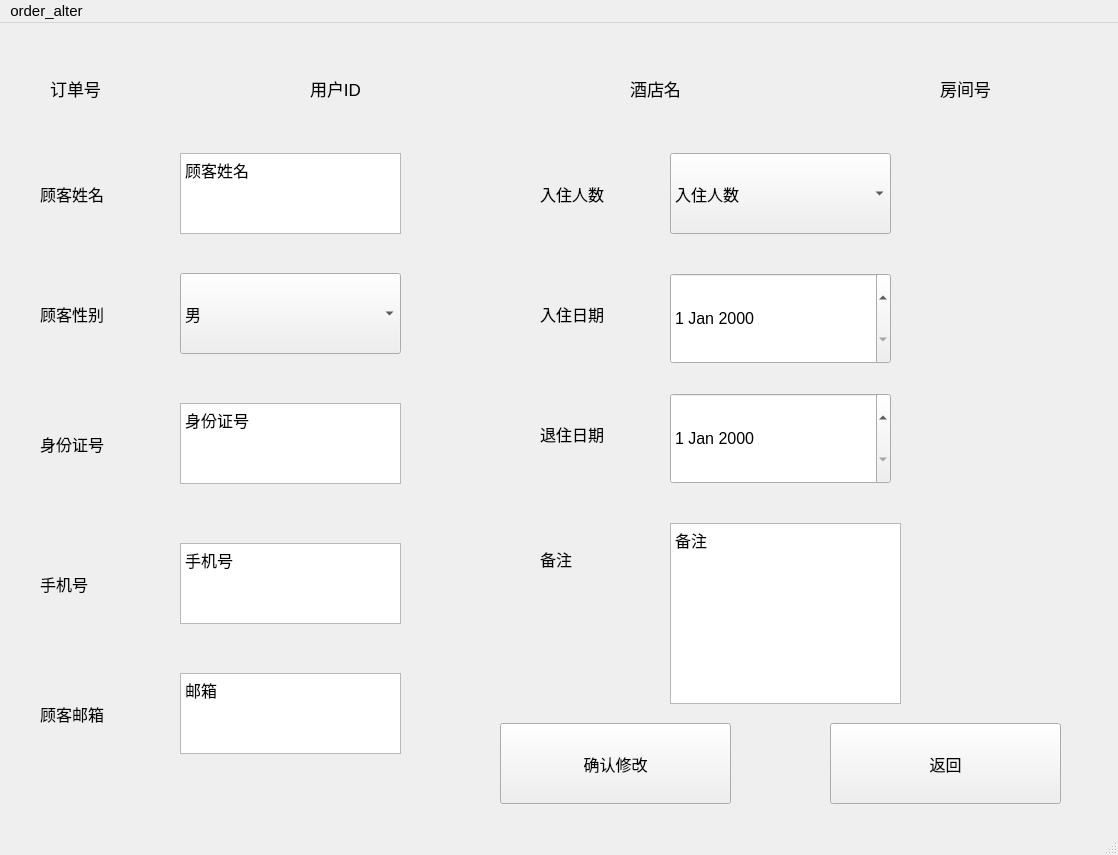
<?xml version="1.0" encoding="UTF-8"?>
<ui version="4.0">
 <class>MainWindow</class>
 <widget class="QMainWindow" name="MainWindow">
  <property name="geometry">
   <rect>
    <x>0</x>
    <y>0</y>
    <width>1118</width>
    <height>855</height>
   </rect>
  </property>
  <property name="font">
   <font>
    <pointsize>11</pointsize>
   </font>
  </property>
  <property name="windowTitle">
   <string>MainWindow</string>
  </property>
  <widget class="QWidget" name="centralwidget">
   <widget class="QLabel" name="label">
    <property name="geometry">
     <rect>
      <x>250</x>
      <y>30</y>
      <width>171</width>
      <height>71</height>
     </rect>
    </property>
    <property name="font">
     <font>
      <pointsize>13</pointsize>
     </font>
    </property>
    <property name="text">
     <string>用户ID</string>
    </property>
    <property name="alignment">
     <set>Qt::AlignCenter</set>
    </property>
   </widget>
   <widget class="QLabel" name="label_3">
    <property name="geometry">
     <rect>
      <x>480</x>
      <y>30</y>
      <width>351</width>
      <height>71</height>
     </rect>
    </property>
    <property name="font">
     <font>
      <pointsize>13</pointsize>
     </font>
    </property>
    <property name="text">
     <string>酒店名</string>
    </property>
    <property name="alignment">
     <set>Qt::AlignCenter</set>
    </property>
   </widget>
   <widget class="QLabel" name="label_2">
    <property name="geometry">
     <rect>
      <x>880</x>
      <y>30</y>
      <width>171</width>
      <height>71</height>
     </rect>
    </property>
    <property name="font">
     <font>
      <pointsize>13</pointsize>
     </font>
    </property>
    <property name="text">
     <string>房间号</string>
    </property>
    <property name="alignment">
     <set>Qt::AlignCenter</set>
    </property>
   </widget>
   <widget class="QLabel" name="label_4">
    <property name="geometry">
     <rect>
      <x>40</x>
      <y>30</y>
      <width>71</width>
      <height>71</height>
     </rect>
    </property>
    <property name="font">
     <font>
      <pointsize>13</pointsize>
     </font>
    </property>
    <property name="text">
     <string>订单号</string>
    </property>
    <property name="alignment">
     <set>Qt::AlignCenter</set>
    </property>
   </widget>
   <widget class="QPlainTextEdit" name="plainTextEdit">
    <property name="geometry">
     <rect>
      <x>180</x>
      <y>130</y>
      <width>221</width>
      <height>81</height>
     </rect>
    </property>
    <property name="font">
     <font>
      <pointsize>12</pointsize>
     </font>
    </property>
    <property name="plainText">
     <string>顾客姓名</string>
    </property>
   </widget>
   <widget class="QComboBox" name="comboBox">
    <property name="geometry">
     <rect>
      <x>180</x>
      <y>250</y>
      <width>221</width>
      <height>81</height>
     </rect>
    </property>
    <property name="font">
     <font>
      <pointsize>12</pointsize>
     </font>
    </property>
    <item>
     <property name="text">
      <string>男</string>
     </property>
    </item>
    <item>
     <property name="text">
      <string>女</string>
     </property>
    </item>
   </widget>
   <widget class="QPlainTextEdit" name="plainTextEdit_2">
    <property name="geometry">
     <rect>
      <x>180</x>
      <y>380</y>
      <width>221</width>
      <height>81</height>
     </rect>
    </property>
    <property name="font">
     <font>
      <pointsize>12</pointsize>
     </font>
    </property>
    <property name="plainText">
     <string>身份证号</string>
    </property>
   </widget>
   <widget class="QPlainTextEdit" name="plainTextEdit_3">
    <property name="geometry">
     <rect>
      <x>180</x>
      <y>520</y>
      <width>221</width>
      <height>81</height>
     </rect>
    </property>
    <property name="font">
     <font>
      <pointsize>12</pointsize>
     </font>
    </property>
    <property name="plainText">
     <string>手机号</string>
    </property>
   </widget>
   <widget class="QLabel" name="label_5">
    <property name="geometry">
     <rect>
      <x>40</x>
      <y>150</y>
      <width>91</width>
      <height>41</height>
     </rect>
    </property>
    <property name="font">
     <font>
      <pointsize>12</pointsize>
     </font>
    </property>
    <property name="text">
     <string>顾客姓名</string>
    </property>
   </widget>
   <widget class="QLabel" name="label_6">
    <property name="geometry">
     <rect>
      <x>40</x>
      <y>270</y>
      <width>91</width>
      <height>41</height>
     </rect>
    </property>
    <property name="font">
     <font>
      <pointsize>12</pointsize>
     </font>
    </property>
    <property name="text">
     <string>顾客性别</string>
    </property>
   </widget>
   <widget class="QLabel" name="label_7">
    <property name="geometry">
     <rect>
      <x>40</x>
      <y>400</y>
      <width>91</width>
      <height>41</height>
     </rect>
    </property>
    <property name="font">
     <font>
      <pointsize>12</pointsize>
     </font>
    </property>
    <property name="text">
     <string>身份证号</string>
    </property>
   </widget>
   <widget class="QLabel" name="label_8">
    <property name="geometry">
     <rect>
      <x>40</x>
      <y>540</y>
      <width>91</width>
      <height>41</height>
     </rect>
    </property>
    <property name="font">
     <font>
      <pointsize>12</pointsize>
     </font>
    </property>
    <property name="text">
     <string>手机号</string>
    </property>
   </widget>
   <widget class="QPlainTextEdit" name="plainTextEdit_4">
    <property name="geometry">
     <rect>
      <x>180</x>
      <y>650</y>
      <width>221</width>
      <height>81</height>
     </rect>
    </property>
    <property name="font">
     <font>
      <pointsize>12</pointsize>
     </font>
    </property>
    <property name="plainText">
     <string>邮箱</string>
    </property>
   </widget>
   <widget class="QLabel" name="label_9">
    <property name="geometry">
     <rect>
      <x>40</x>
      <y>670</y>
      <width>91</width>
      <height>41</height>
     </rect>
    </property>
    <property name="font">
     <font>
      <pointsize>12</pointsize>
     </font>
    </property>
    <property name="text">
     <string>顾客邮箱</string>
    </property>
   </widget>
   <widget class="QComboBox" name="comboBox_2">
    <property name="geometry">
     <rect>
      <x>670</x>
      <y>130</y>
      <width>221</width>
      <height>81</height>
     </rect>
    </property>
    <property name="font">
     <font>
      <pointsize>12</pointsize>
     </font>
    </property>
    <item>
     <property name="text">
      <string>入住人数</string>
     </property>
    </item>
   </widget>
   <widget class="QLabel" name="label_10">
    <property name="geometry">
     <rect>
      <x>540</x>
      <y>150</y>
      <width>91</width>
      <height>41</height>
     </rect>
    </property>
    <property name="font">
     <font>
      <pointsize>12</pointsize>
     </font>
    </property>
    <property name="text">
     <string>入住人数</string>
    </property>
   </widget>
   <widget class="QDateEdit" name="dateEdit">
    <property name="geometry">
     <rect>
      <x>670</x>
      <y>250</y>
      <width>221</width>
      <height>91</height>
     </rect>
    </property>
    <property name="font">
     <font>
      <pointsize>12</pointsize>
     </font>
    </property>
   </widget>
   <widget class="QLabel" name="label_11">
    <property name="geometry">
     <rect>
      <x>540</x>
      <y>270</y>
      <width>91</width>
      <height>41</height>
     </rect>
    </property>
    <property name="font">
     <font>
      <pointsize>12</pointsize>
     </font>
    </property>
    <property name="text">
     <string>入住日期</string>
    </property>
   </widget>
   <widget class="QDateEdit" name="dateEdit_2">
    <property name="geometry">
     <rect>
      <x>670</x>
      <y>370</y>
      <width>221</width>
      <height>91</height>
     </rect>
    </property>
    <property name="font">
     <font>
      <pointsize>12</pointsize>
     </font>
    </property>
   </widget>
   <widget class="QLabel" name="label_12">
    <property name="geometry">
     <rect>
      <x>540</x>
      <y>390</y>
      <width>91</width>
      <height>41</height>
     </rect>
    </property>
    <property name="font">
     <font>
      <pointsize>12</pointsize>
     </font>
    </property>
    <property name="text">
     <string>退住日期</string>
    </property>
   </widget>
   <widget class="QPlainTextEdit" name="plainTextEdit_5">
    <property name="geometry">
     <rect>
      <x>670</x>
      <y>500</y>
      <width>231</width>
      <height>181</height>
     </rect>
    </property>
    <property name="font">
     <font>
      <pointsize>12</pointsize>
     </font>
    </property>
    <property name="plainText">
     <string>备注</string>
    </property>
   </widget>
   <widget class="QLabel" name="label_13">
    <property name="geometry">
     <rect>
      <x>540</x>
      <y>510</y>
      <width>71</width>
      <height>51</height>
     </rect>
    </property>
    <property name="font">
     <font>
      <pointsize>12</pointsize>
     </font>
    </property>
    <property name="text">
     <string>备注</string>
    </property>
   </widget>
   <widget class="QPushButton" name="pushButton">
    <property name="geometry">
     <rect>
      <x>500</x>
      <y>700</y>
      <width>231</width>
      <height>81</height>
     </rect>
    </property>
    <property name="font">
     <font>
      <pointsize>12</pointsize>
     </font>
    </property>
    <property name="text">
     <string>确认修改</string>
    </property>
   </widget>
   <widget class="QPushButton" name="pushButton_2">
    <property name="geometry">
     <rect>
      <x>830</x>
      <y>700</y>
      <width>231</width>
      <height>81</height>
     </rect>
    </property>
    <property name="font">
     <font>
      <pointsize>12</pointsize>
     </font>
    </property>
    <property name="text">
     <string>返回</string>
    </property>
   </widget>
  </widget>
  <widget class="QMenuBar" name="menubar">
   <property name="geometry">
    <rect>
     <x>0</x>
     <y>0</y>
     <width>1118</width>
     <height>30</height>
    </rect>
   </property>
   <widget class="QMenu" name="menuorder_query">
    <property name="title">
     <string>order_alter</string>
    </property>
   </widget>
   <addaction name="menuorder_query"/>
  </widget>
  <widget class="QStatusBar" name="statusbar"/>
 </widget>
 <resources/>
 <connections/>
</ui>
